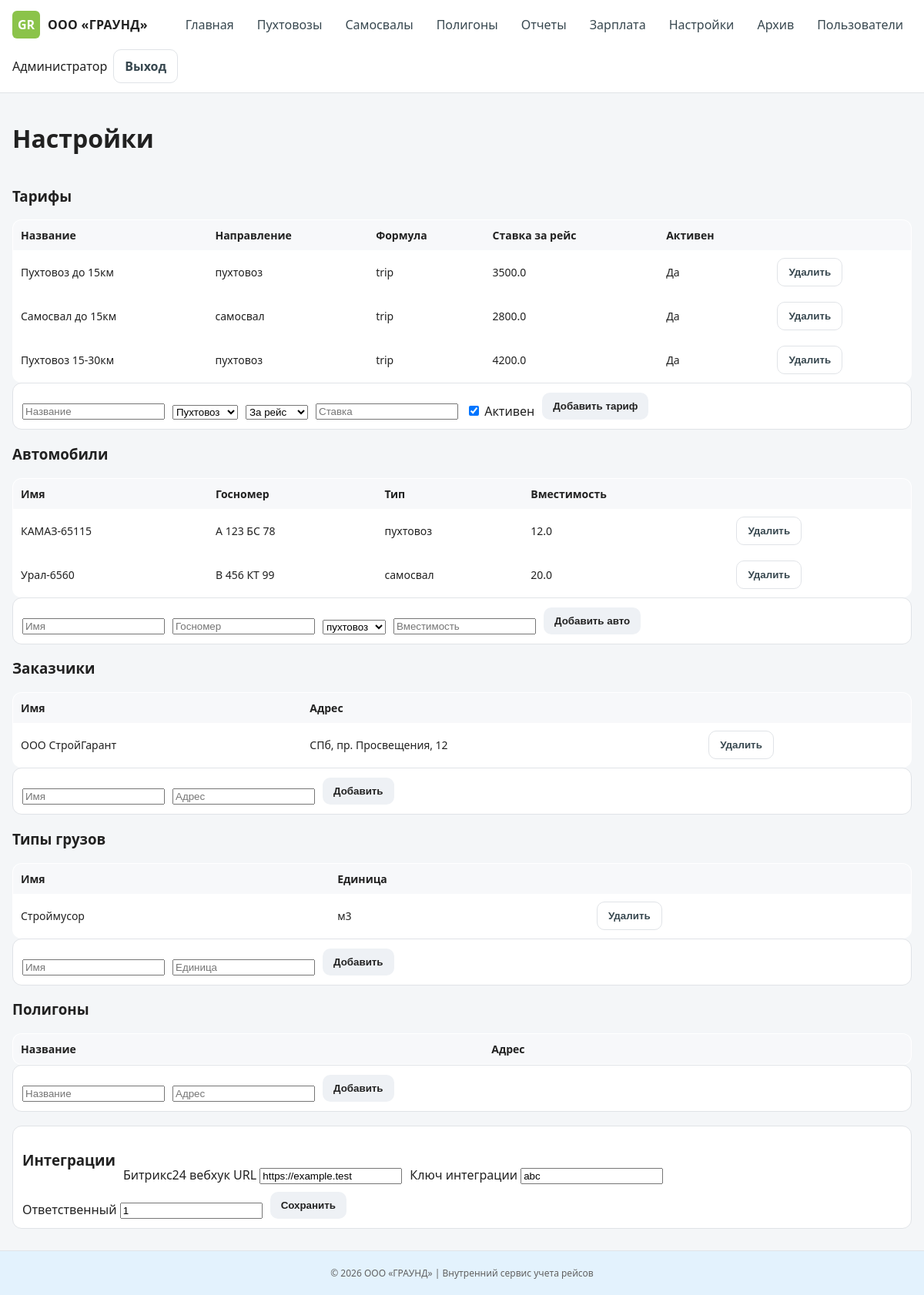
The app's page /settings (signed in) with its own data.
### backend/models.py (models this page shows)
class User(Base):
    __tablename__ = "users"
    id = Column(Integer, primary_key=True, index=True)
    full_name = Column(String(255), nullable=False)
    login = Column(String(255), unique=True, index=True, nullable=False)
    password_hash = Column(String(255), nullable=False)
    role = Column(Enum(UserRole), nullable=False)
    phone = Column(String(50))
    is_active = Column(Boolean, default=True)
    created_at = Column(DateTime, default=datetime.utcnow)
    updated_at = Column(DateTime, default=datetime.utcnow, onupdate=datetime.utcnow)

class Tariff(Base):
    __tablename__ = "tariffs"
    id = Column(Integer, primary_key=True, index=True)
    title = Column(String(255), nullable=False)
    vehicle_type_id = Column(Integer, ForeignKey("vehicle_types.id"), nullable=False)
    kind = Column(Enum(TripType), nullable=False)
    min_km = Column(Float, default=0)
    max_km = Column(Float, nullable=True)
    min_volume = Column(Float, default=0)
    max_volume = Column(Float, nullable=True)
    trip_price = Column(Float, default=0)
    km_price = Column(Float, default=0)
    volume_price = Column(Float, default=0)
    fixed_sum = Column(Float, default=0)
    extra_fee = Column(Float, default=0)
    coefficient = Column(Float, default=1.0)
    formula = Column(String(50), default="trip")
    date_from = Column(Date, nullable=True)
    date_to = Column(Date, nullable=True)
    is_active = Column(Boolean, default=True)
    comment = Column(Text)
    vehicle_type = relationship("VehicleType")

class Vehicle(Base):
    __tablename__ = "vehicles"
    id = Column(Integer, primary_key=True, index=True)
    name = Column(String(255), unique=True, nullable=False)
    plate = Column(String(50), unique=True, nullable=False)
    type_id = Column(Integer, ForeignKey("vehicle_types.id"), nullable=False)
    capacity = Column(Float)
    is_active = Column(Boolean, default=True)
    created_at = Column(DateTime, default=datetime.utcnow)
    type = relationship("VehicleType")

class VehicleType(Base):
    __tablename__ = "vehicle_types"
    id = Column(Integer, primary_key=True, index=True)
    name = Column(String(255), nullable=False, unique=True)
    kind = Column(Enum(TripType), nullable=False)
    description = Column(Text)

class Customer(Base):
    __tablename__ = "customers"
    id = Column(Integer, primary_key=True, index=True)
    name = Column(String(255), unique=True, nullable=False)
    contact = Column(String(255))
    phone = Column(String(50))
    address = Column(Text)
    comment = Column(Text)

class CargoType(Base):
    __tablename__ = "cargo_types"
    id = Column(Integer, primary_key=True, index=True)
    name = Column(String(255), unique=True, nullable=False)
    unit = Column(String(50))
    comment = Column(Text)

class IntegrationSetting(Base):
    __tablename__ = "integration_settings"
    id = Column(Integer, primary_key=True, index=True)
    provider = Column(String(100), unique=True, nullable=False)
    webhook_url = Column(String(500))
    secret = Column(String(200))
    responsible_id = Column(String(100))
    sync_direction = Column(String(100), default="two_way")
    is_active = Column(Boolean, default=False)
    created_at = Column(DateTime, default=datetime.utcnow)
    updated_at = Column(DateTime, default=datetime.utcnow, onupdate=datetime.utcnow)

### app.py (the view)
@app.get("/settings", response_class=HTMLResponse)
def settings(request: Request, current_user: models.User = Depends(require_role(UserRole.ADMIN, UserRole.LOGIST)), db: Session = Depends(get_db)):
    menu = menu_for(current_user.role)
    tariffs = db.query(models.Tariff).all(); vehicles = db.query(models.Vehicle).all(); vtypes = db.query(models.VehicleType).all(); customers = db.query(models.Customer).all(); cargo_types = db.query(models.CargoType).all()
    integrations = {}
    for row in db.query(models.IntegrationSetting).all():
        integrations[row.provider] = row
    return render_template("settings.html", {"request": request, "user": current_user, "menu": menu, "tariffs": tariffs, "vehicles": vehicles, "vtypes": vtypes, "customers": customers, "cargo_types": cargo_types, "integrations": integrations, "app_name": "ГРАУНД | Рейсы"})

### templates/settings.html (shortened to what this page needs)
{% extends "base.html" %}
{% block content %}
<div class="page-header"><h1>Настройки</h1></div>
<h3>Тарифы</h3>
<table class="table">
  <thead><tr><th>Название</th><th>Направление</th><th>Формула</th><th>Ставка за рейс</th><th>Активен</th><th></th></tr></thead>
  <tbody>
  {% for t in tariffs %}
  <tr>
    <td>{{ t.title }}</td>
    <td>{{ t.kind.value }}</td>
    <td>{{ t.formula }}</td>
    <td>{{ t.trip_price }}</td>
    <td>{{ 'Да' if t.is_active else 'Нет' }}</td>
    <td>
      <form method="post" action="/settings/tariffs/{{ t.id }}/delete" onsubmit="return confirm('Удалить?')">
        <button class="btn btn-ghost btn-sm" type="submit">Удалить</button>
      </form>
    </td>
  </tr>
  {% endfor %}
  </tbody>
</table>
{% if user.role in ['admin','logist'] %}
<form method="post" action="/settings/tariffs" class="filters">
  <input name="title" placeholder="Название" required />
  <select name="kind">
    <option value="pukhtovoz">Пухтовоз</option>
  </select>
  <select name="formula">
    <option value="trip">За рейс</option>
  </select>
  <input name="trip_price" type="number" step="any" placeholder="Ставка" required />
  <label><input type="checkbox" name="is_active" checked /> Активен</label>
  <button class="btn" type="submit">Добавить тариф</button>
</form>
{% endif %}
<h3>Автомобили</h3>
<table class="table">
  <thead><tr><th>Имя</th><th>Госномер</th><th>Тип</th><th>Вместимость</th><th></th></tr></thead>
  <tbody>
  {% for v in vehicles %}
  <tr>
    <td>{{ v.name }}</td>
    <td>{{ v.plate }}</td>
    <td>{{ v.type.name if v.type else '' }}</td>
    <td>{{ v.capacity }}</td>
    <td>
      <form method="post" action="/settings/vehicles/{{ v.id }}/delete" onsubmit="return confirm('Удалить?')">
        <button class="btn btn-ghost btn-sm" type="submit">Удалить</button>
      </form>
    </td>
  </tr>
  {% endfor %}
  </tbody>
</table>
{% if user.role in ['admin','logist'] %}
<form method="post" action="/settings/vehicles" class="filters">
  <input name="name" placeholder="Имя" required />
  <input name="plate" placeholder="Госномер" required />
  <select name="type_id">
    {% for vt in vtypes %}
    <option value="{{ vt.id }}">{{ vt.name }}</option>
    {% endfor %}
  </select>
  <input name="capacity" type="number" step="any" placeholder="Вместимость" />
  <button class="btn" type="submit">Добавить авто</button>
</form>
{% endif %}
<h3>Заказчики</h3>
<table class="table">
  <thead><tr><th>Имя</th><th>Адрес</th><th></th></tr></thead>
  <tbody>
  {% for c in customers %}
  <tr>
    <td>{{ c.name }}</td>
    <td>{{ c.address }}</td>
    <td>
      <form method="post" action="/settings/customers/{{ c.id }}/delete" onsubmit="return confirm('Удалить?')">
        <button class="btn btn-ghost btn-sm" type="submit">Удалить</button>
      </form>
    </td>
  </tr>
  {% endfor %}
  </tbody>
</table>
{% if user.role in ['admin','logist'] %}
<form method="post" action="/settings/customers" class="filters">
  <input name="name" placeholder="Имя" required />
  <input name="address" placeholder="Адрес" />
  <button class="btn" type="submit">Добавить</button>
</form>
{% endif %}
<h3>Типы грузов</h3>
<table class="table">
  <thead><tr><th>Имя</th><th>Единица</th><th></th></tr></thead>
  <tbody>
  {% for c in cargo_types %}
  <tr>
    <td>{{ c.name }}</td>
    <td>{{ c.unit }}</td>
    <td>
      <form method="post" action="/settings/cargo-types/{{ c.id }}/delete" onsubmit="return confirm('Удалить?')">
        <button class="btn btn-ghost btn-sm" type="submit">Удалить</button>
      </form>
    </td>
  </tr>
  {% endfor %}
  </tbody>
</table>
{% if user.role in ['admin','logist'] %}
<form method="post" action="/settings/cargo-types" class="filters">
  <input name="name" placeholder="Имя" required />
  <input name="unit" placeholder="Единица" required />
  <button class="btn" type="submit">Добавить</button>
</form>
{% endif %}
<h3>Полигоны</h3>
<table class="table">
  <thead><tr><th>Название</th><th>Адрес</th><th></th></tr></thead>
</table>
{% if user.role in ['admin','logist'] %}
<form method="post" action="/settings/polygons" class="filters">
  <input name="name" placeholder="Название" required />
  <input name="address" placeholder="Адрес" />
  <button class="btn" type="submit">Добавить</button>
</form>
{% endif %}
{% if user.role in ['admin','logist'] %}
<form method="post" action="/settings/integrations" class="filters" style="margin-top:18px">
  <h3>Интеграции</h3>
  <label>Битрикс24 вебхук URL
    <input name="webhook_url" value="{{ integrations.get('bitrix24').webhook_url if integrations.get('bitrix24') else '' }}" placeholder="https://..." />
  </label>
  <label>Ключ интеграции
    <input name="secret" value="{{ integrations.get('bitrix24').secret if integrations.get('bitrix24') else '' }}" placeholder="секрет" />
  </label>
  <label>Ответственный
    <input name="responsible_id" value="{{ integrations.get('bitrix24').responsible_id if integrations.get('bitrix24') else '' }}" placeholder="ID пользователя" />
  </label>
  <button class="btn" type="submit">Сохранить</button>
</form>
{% endif %}
{% endblock %}

### templates/base.html (shortened to what this page needs)
<!DOCTYPE html>
<html lang="ru">
<head>
  <link rel="stylesheet" href="/static/css/app.css" />
</head>
<body>
  <header class="topbar">
    <div class="brand">
      <span class="brand-logo">GR</span>
      <span class="brand-text">ООО «ГРАУНД»</span>
    </div>
    <nav class="nav-main">
      {% for item in menu %}
      <a href="{{ item.href }}" class="nav-link">{{ item.label }}</a>
      {% endfor %}
    </nav>
    <div class="userbox">
      <span class="user-name">{{ user.full_name }}</span>
      <a href="/logout" class="btn btn-ghost btn-sm">Выход</a>
    </div>
  </header>
  <main class="container">
    {% block content %}{% endblock %}
  </main>
  <footer class="bottom">
    <div>© 2026 ООО «ГРАУНД» | Внутренний сервис учета рейсов</div>
  </footer>
</body>
</html>

### static/css/app.css (style rules this page uses)
:root { --brand:#8BC34A; --brand-dark:#7CB342; --accent:#FFC107; --accent-dark:#FFA726; --text:#212121; --muted:#616161; --bg:#F4F6F8; --card:#FFFFFF; --border:#E0E3E7; --header-bg:#FFFFFF; --nav-bg:#FFFFFF; --nav-active:#FFF3E0; --footer-bg:#E3F2FD; }
* { box-sizing:border-box }
html,body { margin:0;font-family:Segoe UI,Roboto,Arial,sans-serif;background:var(--bg);color:var(--text) }
.topbar { background:var(--header-bg);border-bottom:1px solid var(--border);color:var(--text);padding:12px 16px;display:flex;flex-wrap:wrap;align-items:center;gap:12px;justify-content:space-between }
.brand { display:flex;align-items:center;gap:10px }
.brand-logo { width:36px;height:36px;border-radius:6px;background:var(--brand);color:#fff;display:grid;place-items:center;font-weight:800 }
.brand-text { font-weight:700;letter-spacing:.3px;color:var(--text) }
.nav-main { display:flex;flex-wrap:wrap;gap:8px }
.nav-link { color:#37474f;text-decoration:none;padding:8px 10px;border-radius:6px;background:transparent;border:1px solid transparent }
.userbox { display:flex;align-items:center;gap:8px }
.container { max-width:1200px;margin:0 auto;padding:16px }
.page-header { display:flex;flex-wrap:wrap;align-items:center;justify-content:space-between;gap:10px;margin-bottom:16px }
.btn { border:0;padding:10px 14px;border-radius:10px;background:#eef1f5;color:#212121;text-decoration:none;display:inline-flex;align-items:center;gap:8px;font-weight:600;cursor:pointer }
.btn-ghost { background:transparent;color:#37474f;border:1px solid var(--border) }
.filters { display:flex;flex-wrap:wrap;gap:10px;align-items:end;background:var(--card);border:1px solid var(--border);padding:12px;border-radius:12px;margin-bottom:12px }
.table { width:100%;border-collapse:collapse;background:var(--card);border:1px solid var(--border);border-radius:12px;overflow:hidden }
.table th,.table td { padding:10px;text-align:left;font-size:14px;color:var(--text) }
.table thead { background:#f7f8fa;color:#37474f;font-weight:700 }
.bottom { padding:20px;color:var(--muted);font-size:12px;text-align:center;background:var(--footer-bg);border-top:1px solid var(--border) }

### records on screen
User: full_name "Администратор"
Tariff: title "Пухтовоз до 15км", kind.value "пухтовоз", formula "trip", trip_price "3500.0", is_active "Да"
Tariff: title "Самосвал до 15км", kind.value "самосвал", formula "trip", trip_price "2800.0", is_active "Да"
Tariff: title "Пухтовоз 15-30км", kind.value "пухтовоз", formula "trip", trip_price "4200.0", is_active "Да"
Vehicle: name "КАМАЗ-65115", plate "А 123 БС 78", type "пухтовоз", capacity "12.0"
Vehicle: name "Урал-6560", plate "В 456 КТ 99", type "самосвал", capacity "20.0"
Customer: name "ООО СтройГарант", address "СПб, пр. Просвещения, 12"
CargoType: name "Строймусор", unit "м3"
IntegrationSetting: webhook_url "https://example.test", secret "abc", responsible_id "1"

### other values on screen
{{ item.label }} "Главная" "Пухтовозы" "Самосвалы" "Полигоны" "Отчеты" "Зарплата" "Настройки" "Архив" "Пользователи"
form field type_id "пухтовоз"
